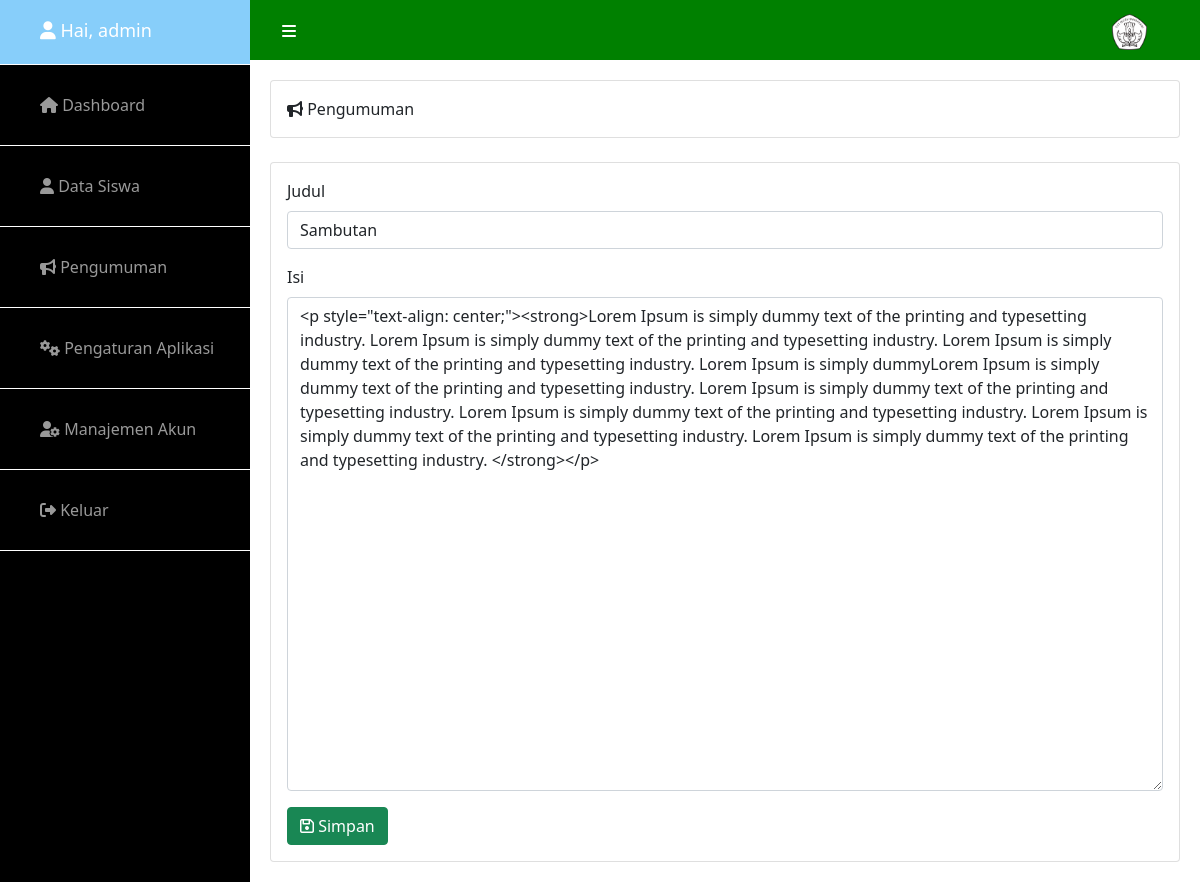
Screenshot of /admin/dashboard.php?hal=pengumuman (signed in) with the database file from the repository.
### tables this page shows
CREATE TABLE `pengumuman` (
  `id` int(11) NOT NULL,
  `judul` varchar(30) NOT NULL,
  `isi` text NOT NULL
);

### admin/dashboard.php (the view, shortened to what this page needs)
<?php
include "../config/koneksi.php";
if (!isset( $_SESSION['username'])) {
    header('location:login.php');
} else {
    $user = $_SESSION['username'];
}
?>
<!DOCTYPE html>
<html lang="en">
<head>
    <link href="https://cdn.jsdelivr.net/npm/bootstrap@5.0.1/dist/css/bootstrap.min.css" rel="stylesheet">
    <link href="../assets/css/admin.css" rel="stylesheet">
</head>
<body>
    <div id="wrapper" class="">
    <nav class="navigasi navbar nav-fixed">
        <div class="container-fluid">
            <a href="#menu-toggle" id="menu-toggle"><i class="fas fa-bars"></i></a>
            <a class="navbar-brand" href="#">
                <img src="../assets/img/tutwuri.png" alt="" width="35" class="d-inline-block align-text-top">
            </a>
        </div>
    </nav>
        <div id="sidebar-wrapper">
            <ul class="sidebar-nav">
                <li class="sidebar-brand" style="padding-bottom: 15px;
    padding-top: 0px;">
                    <a href="#"><i class="fas fa-user"></i> Hai,
                        <?= $user;  ?>
                    </a>
                </li>
                <li>
                    <a href="?hal=home"><i class="fas fa-home"></i> Dashboard</a>
                </li>
                <li>
                    <a href="?hal=siswa"><i class="fas fa-user"></i> Data Siswa</a>
                </li>
                <li>
                    <a href="?hal=pengumuman"><i class="fas fa-bullhorn"></i> Pengumuman</a>
                </li>
                <li>
                    <a href="?hal=settings"><i class="fas fa-cogs"></i> Pengaturan Aplikasi</a>
                </li>
                <li>
                    <a href="?hal=user"><i class="fas fa-user-cog"></i> Manajemen Akun</a>
                </li>
                <li>
                    <a href="logout.php"><i class="fas fa-sign-out-alt"></i> Keluar</a>
                </li>
            </ul>
        </div>
        <div id="page-content-wrapper">
            <?php include "menu.php" ?>
        </div>
    </div>
</body>
</html>

### admin/menu.php (shortened to what this page needs)
<?php
   $halaman = array("home","siswa","user","pengumuman","settings");
   if(isset($_GET['hal'])) $hal = $_GET['hal'];
   else $hal = "home";
   foreach($halaman as $h){
      if($hal == $h){
         include "menu/$h/$h.php";
         break;
      }
   }

### admin/menu/pengumuman/pengumuman.php (shortened to what this page needs)
<?php
$query = mysqli_query($koneksi, "SELECT * FROM pengumuman WHERE id='1'");
$data = mysqli_fetch_array($query);
?>
<div class="card">
   <div class="card-body">
      <i class="fas fa-bullhorn"></i> Pengumuman
   </div>
</div>
<br>
<div class="card">
   <div class="card-body">
      <form action="menu/pengumuman/update.php" method="post" enctype="multipart/form-data">
         <div class="mb-3">
            <label for="exampleFormControlInput1" class="form-label">Judul</label>
            <input type="text" name="judul" class="form-control" id="exampleFormControlInput1" value="<?= $data['judul'] ?>">
         </div>
         <div class="mb-3">
            <label for="isi" class="form-label">Isi</label>
            <textarea name="isi" class="form-control" rows="20" id="isi"><?= $data['isi'] ?></textarea>
         </div>
         <button type="submit" class="btn btn-success"><i class="far fa-save"></i> Simpan</button>
      </form>
   </div>
</div>

### assets/css/admin.css (style rules this page uses)
#wrapper { padding-left: 0; -webkit-transition: all 0.5s ease; -moz-transition: all 0.5s ease; -o-transition: all 0.5s ease; transition: all 0.5s ease; }
#sidebar-wrapper { z-index: 1000; position: fixed; left: 250px; top: 0; width: 0; height: 100%; margin-left: -250px; overflow-y: auto; background: #000; -webkit-transition: all 0.5s ease; -moz-transition: all 0.5s ease; -o-transition: all 0.5s ease; transition: all 0.5s ease; }
#page-content-wrapper { width: 100%; position: absolute; padding: 15px; }
.sidebar-nav { position: absolute; top: 0; width: 250px; margin: 0; padding: 0; list-style: none; }
.sidebar-nav li { text-indent: 20px; border-bottom: 1px solid white; line-height: 40px; padding-bottom: 20px; padding-top: 20px; }
.sidebar-nav li a { display: block; text-decoration: none; color: #999999; }
.sidebar-nav > .sidebar-brand { background: lightskyblue; height: 65px; font-size: 18px; line-height: 60px; }
.sidebar-nav > .sidebar-brand a { color: white; }
.navigasi { background: green; height: 60px; padding-left: 20px; padding-right: 25px; }
.navbar a { text-decoration: none; color: white; }
.btn { text-transform: none !important; }
@media (min-width:768px) { #wrapper { padding-left: 250px; } }
@media (min-width:768px) { #sidebar-wrapper { width: 250px; } }
@media (min-width:768px) { #page-content-wrapper { padding: 20px; position: relative; } }

### rows the page displays
pengumuman: judul "Sambutan", isi "<p style=\"text-align: center;\"><strong>Lorem Ipsum is simply dummy text of the printing and typesetting industry. Lorem Ipsum is simply dummy text of the printing and typesetting industry. Lorem Ipsum is simply dummy text of the printing and typesetting industry. Lorem Ipsum is simply dummyLorem Ipsum is simply dummy text of the printing and typesetting industry. Lorem Ipsum is simply dummy text of the printing and typesetting industry. Lorem Ipsum is simply dummy text of the printing and typesetting industry. Lorem Ipsum is simply dummy text of the printing and typesetting industry. Lorem Ipsum is simply dummy text of the printing and typesetting industry. </strong></p>"

### other values shown
$user "admin"
